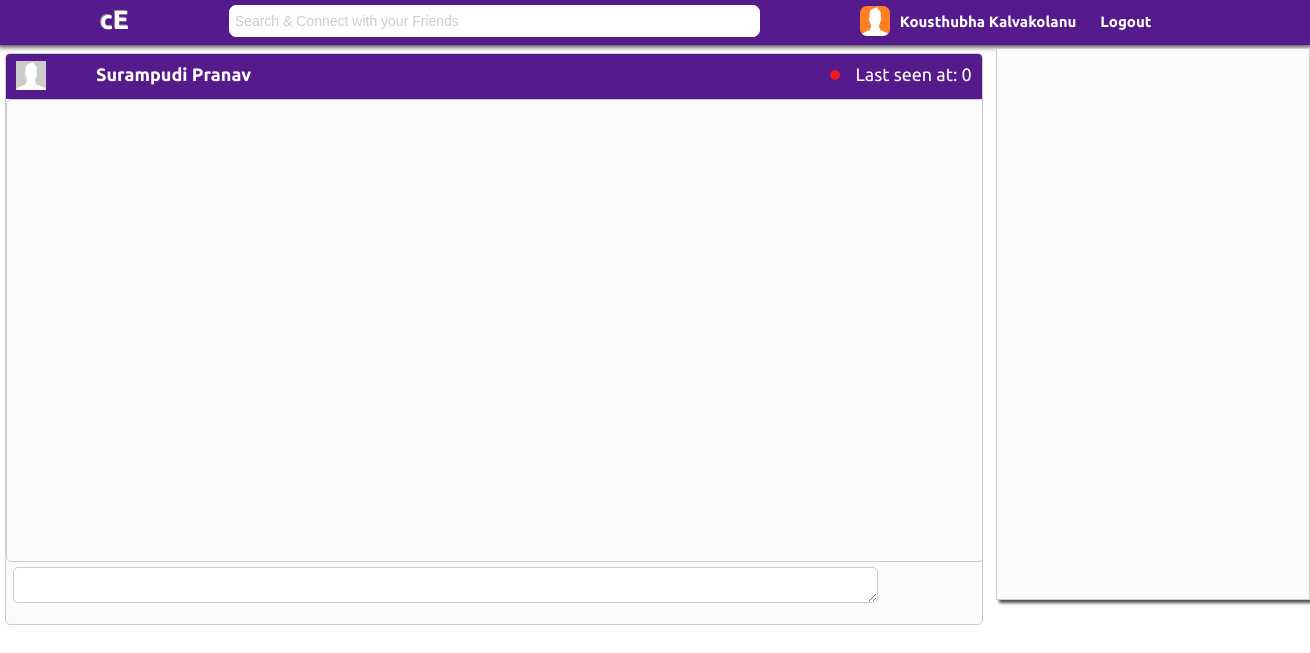
The app's page /home.php?to=sharmapranav307@gmail.com (signed in) with its own data.
### tables this page shows
CREATE TABLE `user` (
  `id` int(11) NOT NULL,
  `firstname` varchar(150) NOT NULL,
  `lastname` varchar(150) NOT NULL,
  `email` varchar(200) NOT NULL,
  `mobile` varchar(10) NOT NULL,
  `dob` date NOT NULL,
  `password` varchar(50) NOT NULL,
  `gender` text NOT NULL,
  `joineddate` date NOT NULL,
  `msgtable` varchar(200) NOT NULL,
  `status` varchar(7) NOT NULL DEFAULT 'offline',
  `imgURL` varchar(150) NOT NULL DEFAULT 'UserContent/profile_00.jpg',
  `user_desc` text NOT NULL,
  `last_online` varchar(50) NOT NULL DEFAULT '0'
);

### home.php (the view, shortened to what this page needs)
<?php
$con = mysqli_connect(DB_HOST,DB_USER,DB_PASSWORD,DB_DATABASE);
if(mysqli_connect_errno()){
	die('Couldn\'t connect to database!');
}else{
	$to = $_GET['to'];
	$sql = "SELECT firstname,lastname,email,imgURL FROM user WHERE email='$to'";
	$query = mysqli_query($con,$sql);
	if($query){
		$data = mysqli_fetch_assoc($query);
		$toImg = $data['imgURL'];
		$firstname = $data['firstname'];
		$lastname = $data['lastname'];
	}
}
?>
<!doctype html>
<html>
<head>
<link href="css/home.css" rel="stylesheet" media="screen" type="text/css" />
</head>
<body>
<div class="container">
<div class="header">
<div class="main_nav">
<div class="logo"><a href="main.php">cE</a></div>
<input type="text" id="search" name="search" onFocus="clearText(this)" onBlur="clearText(this)" value="Search & Connect with your Friends" style="margin:5px 0 0 100px; color:#CCC; font-size:14px; float:left;"/>
<div class="profile">
<a href="main.php">
<div class="profile_main">
<div class="profile_content"><img src="<?php echo $_SESSION['imgURL']?>" width="30" height="30"/></div>
<div class="profile_content2"><?php echo $_SESSION['firstname']." ".$_SESSION['lastname']?></div>
</div>
</a>
<div class="profile_content3"><a href="sinout.php">Logout</a></div>
</div>
</div>
</div>
<div class="content"  onClick="collapseSearch()">
<div class="chatWindow">
<div class="messages">
<a href="main.php?user=<?php echo $to;?>">
<div class="heading">
<div class="heading_img"><img src="<?php echo $toImg;?>" width="30"></div>
<div class="heading_title"><?php echo $firstname." ".$lastname?></div>
<span style="margin:10px 10px 0 0;float:right;">
<?php
if(true){
	$con = mysqli_connect(DB_HOST,DB_USER,DB_PASSWORD,DB_DATABASE);
	if(mysqli_connect_errno()){
		die('Couldn\'t connect to database!');
	}else{
		$sql = "SELECT status,last_online FROM user WHERE email='$to'";
		$query = mysqli_query($con,$sql);
		if($query){
			$row = mysqli_fetch_assoc($query);
			if($row['status']=='online'){
				echo 'Online  <div class="online"></div>';
			}else{
				echo 'Last seen at: '.$row['last_online'].'  <div class="offline" style="margin:6px 15px 0 0;float:left;"></div>';
			}
		}else echo mysqli_error($con);
	}
}
?>
</span>
</div>
</a>
<div class="messages2" id="chatWindow">
</div>
<form>
<textarea name="chatText" id="chatText"></textarea>
</form>
</div>
</div>
<div class="recents" id="recents" onClick="collapseSearch()"></div>
</div>
</body>
</html>

### css/home.css (style rules this page uses)
body { width: 100%; color:#551A8B; margin:0; padding:0; font-size:18px; font-family: Ubuntu, Arial, "libra sans", sans-serif; }
.container { width: 100%; margin:0; padding:0; background:url(../Images/image-background-paper.png); }
.header { width: 100%; height: 45px; box-shadow:0px 0px 5px 2px rgba(0,0,0,0.75); margin:0; padding:0; background:#efefef; }
.main_nav { background: #551A8B; margin:0; padding:0; height:45px; font-size:16px; }
.logo { font-size:26px; color:#FFFFFF; font-weight:bold; float:left; margin:5px 0 0 100px; text-shadow:-1px -1px 1px #999; }
.logo a { color:#FFF; text-decoration:none; }
.profile_content { height:30px; color:#FFF; margin:6px 10px 0 100px; float:left; }
.profile_content img { border-radius:7px; }
.profile_main { border-radius:5px; }
.profile_content2 { height:35px; color:#FFF; font-size:15px; margin:13px 14px 0 0px; float:left; font-weight:bold; }
.profile_content3 { height:35px; color:#FFF; font-size:15px; margin:13px 14px 0 10px; float:left; font-weight:bold; }
.profile_content3 a { color:#FFF; text-decoration:none; }
.profile { height:35px; margin:0 0 0 100px; width:1200px; }
.main_nav input[type="text"] { width:40%; height:30px; color:#CCC; border:1px solid #FFF; border-radius:7px; padding:0 0 0 5px; }
.content { width:100%; background:#FFF; }
@media only screen and (min-height:550px) { .chatWindow { width:76%; float:left; min-height:550px; height:600px; } }
@media only screen and (min-height:550px) { .recents { width:23.8%; min-height:550px; height:inherit; overflow-y:auto; overflow-x:hidden; background:#fbfbfb; border:1px solid #ccc; float:right; min-width:280px; box-shadow:3px 3px 3px rgba(0,0,0,0.7); } }
.messages { width:98%; height:95%; overflow-y:auto; overflow-x:hidden; background:#fbfbfb; border:1px solid #ccc; border-radius:5px; margin:5px; }
.messages2 { width:100%; height:80%; overflow-y:auto; overflow-x:hidden; background:#fbfbfb; border:1px solid #ccc; border-radius:5px; padding:5px 0 0 0; }
.chatWindow textarea { width:88%; height:30px; color:#000; margin:5px 7px 5px 7px; float:left; border:1px solid #ccc; border-radius:5px; }
.offline { background:url(../Images/status_off.png); border-radius:25px; height:10px; width:10px; float:left; margin:17px; }
.heading { width:100%; height:45px; background:#551A8B; color:#FFF; }
.heading_img { float:left; margin:7px 0 0 10px; }
.heading_title { float:left; margin: 10px 0 0 50px; font-weight:bold; }

### records on screen
user: imgURL (picture), firstname "Surampudi", lastname "Pranav", last_online "0"

### other values on screen
$_SESSION['firstname'] "Kousthubha"
$_SESSION['lastname'] "Kalvakolanu"
